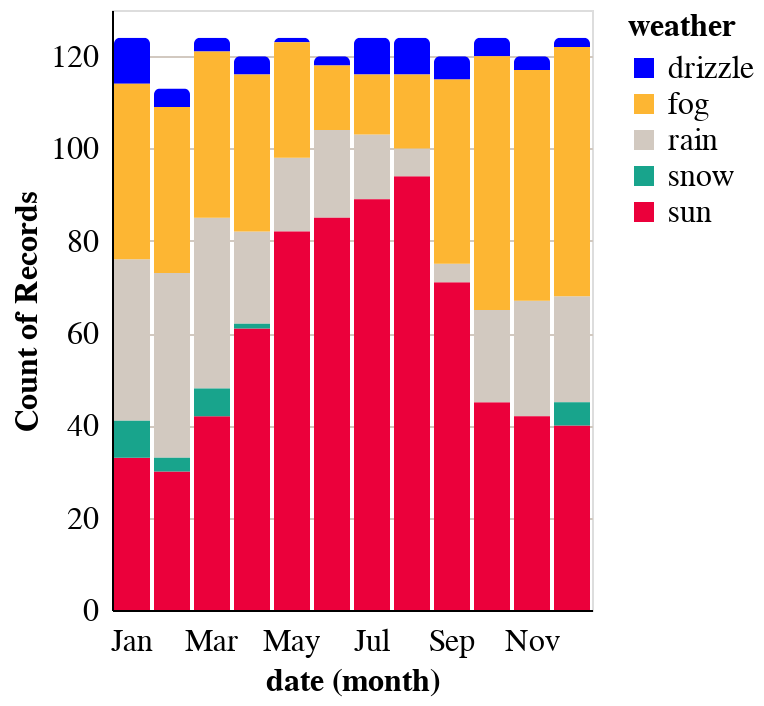

Write notebook code for a chart like this one.
### Markdown cell above
Let's apply the Nesta's theme with `setup_theme()`:

### Code cell
from nesta_ds_utils.viz.altair import formatting, saving
formatting.setup_theme()
figure

### Figure 1 — Vega-Lite specification as saved in the notebook (floating-point values rounded to 4 significant figures; data arrays with more than 128 entries replaced by an {"elided": "..."} marker saying what was removed)
{"config": {"axis": {"domainColor": "#000000", "gridColor": "#D2C9C0", "labelColor": "#000000", "labelFont": "Averta", "labelFontSize": 16.0, "tickColor": "#fff", "titleColor": "#000000", "titleFont": "Averta", "titleFontSize": 16.0}, "header": {"labelFont": "Averta", "labelFontSize": 20, "titleFont": "Averta", "titleFontSize": 20}, "legend": {"labelColor": "#000000", "labelFont": "Averta", "labelFontSize": 16.0, "titleColor": "#000000", "titleFont": "Averta", "titleFontSize": 16.0}, "range": {"category": ["#0000FF", "#FDB633", "#D2C9C0", "#18A48C", "#EB003B", "#9A1BBE", "#FF6E47", "#0F294A", "#97D9E3", "#A59BEE", "#F6A4B7", "#646363", "#FFFFFF", "#000000"], "diverging": ["#0000FF", "#FDB633", "#D2C9C0", "#18A48C", "#EB003B", "#9A1BBE", "#FF6E47", "#0F294A", "#97D9E3", "#A59BEE", "#F6A4B7", "#646363", "#FFFFFF", "#000000"], "heatmap": ["#0000FF", "#FDB633", "#D2C9C0", "#18A48C", "#EB003B", "#9A1BBE", "#FF6E47", "#0F294A", "#97D9E3", "#A59BEE", "#F6A4B7", "#646363", "#FFFFFF", "#000000"], "ordinal": ["#0000FF", "#FDB633", "#D2C9C0", "#18A48C", "#EB003B", "#9A1BBE", "#FF6E47", "#0F294A", "#97D9E3", "#A59BEE", "#F6A4B7", "#646363", "#FFFFFF", "#000000"], "ramp": ["#0000FF", "#FDB633", "#D2C9C0", "#18A48C", "#EB003B", "#9A1BBE", "#FF6E47", "#0F294A", "#97D9E3", "#A59BEE", "#F6A4B7", "#646363", "#FFFFFF", "#000000"], "scheme": ["#0000FF", "#FDB633", "#D2C9C0", "#18A48C", "#EB003B", "#9A1BBE", "#FF6E47", "#0F294A", "#97D9E3", "#A59BEE", "#F6A4B7", "#646363", "#FFFFFF", "#000000"]}, "title": {"anchor": "start", "color": "#000000", "font": "Averta", "fontSize": 25.0}}, "data": {"name": "data-830c39fec90146253fb06a06c26374ef"}, "mark": {"type": "bar", "cornerRadiusTopLeft": 3, "cornerRadiusTopRight": 3}, "encoding": {"color": {"field": "weather", "type": "nominal"}, "x": {"field": "date", "timeUnit": "month", "type": "ordinal"}, "y": {"aggregate": "count", "type": "quantitative"}}, "$schema": "https://vega.github.io/schema/vega-lite/v4.17.0.json", "datasets": {"data-830c39fec90146253fb06a06c26374ef": {"elided": "1461 records"}}}
